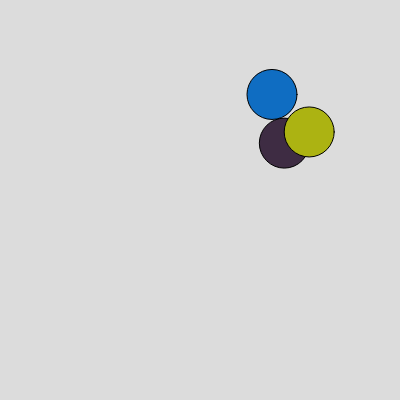
Frame 1 (no input)
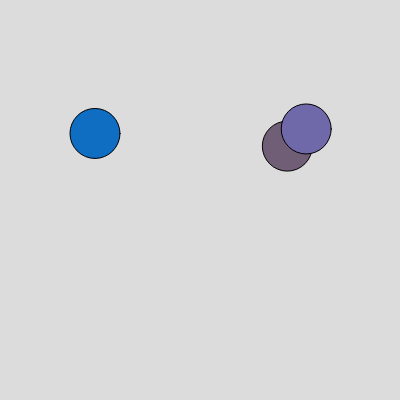
Frame 60 (no input)
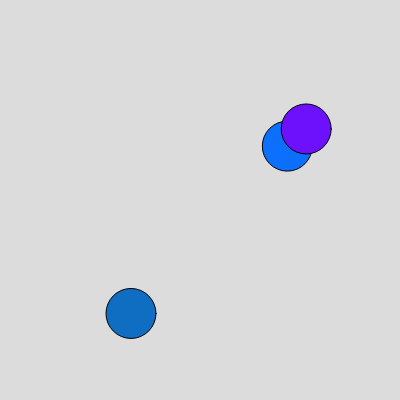
Frame 120 (the mouse pressed at the canvas centre since frame 60)

The p5.js sketch that drew these frames (run headless with seeded random() and noise() and a simulated clock; from frame 60 on, the mouse is pressed at the canvas centre):

// p5.js sketch
// ── sketch.js
let newX, newY;
let newXspeed = 3, newYspeed = 3;
let x, y;
let xspeed = 3, yspeed = 3;
let thirdX, thirdY;
let thirdXspeed = 3, thirdYspeed = 3;
let color1, color2, color3;

function setup() {
  createCanvas(400, 400);
  
  // Initialize positions
  newX = random(25, 375);
  newY = random(25, 375);
  x = random(25, 375);
  y = random(25, 375);
  thirdX = random(25, 375);
  thirdY = random(25, 375);

  // Initialize colors for all circles
  color1 = color('black');
  color2 = color('black');
  color3 = color('black');
}

function draw() {
  background(220);

  // Check for edge collision for the first circle
  if (x < 26 || x > width - 26) xspeed *= -1;
  if (y < 26 || y > height - 26) yspeed *= -1;

  // Check for edge collision for the second circle
  if (newX < 26 || newX > width - 26) newXspeed *= -1;
  if (newY < 26 || newY > height - 26) newYspeed *= -1;

  // Check for edge collision for the third circle
  if (thirdX < 26 || thirdX > width - 26) thirdXspeed *= -1;
  if (thirdY < 26 || thirdY > height - 26) thirdYspeed *= -1;

  // Check for collision between circle 1 and circle 2
  let distance1_2 = dist(x, y, newX, newY);
  if (distance1_2 <= 50) {
    xspeed *= -1;
    yspeed *= -1;
    newXspeed *= -1;
    newYspeed *= -1;
    color1 = color(random(255), random(255), random(255));
    color2 = color(random(255), random(255), random(255));
  }

  // Check for collision between circle 1 and circle 3
  let distance1_3 = dist(x, y, thirdX, thirdY);
  if (distance1_3 <= 50) {
    xspeed *= -1;
    yspeed *= -1;
    thirdXspeed *= -1;
    thirdYspeed *= -1;
    color1 = color(random(255), random(255), random(255));
    color3 = color(random(255), random(255), random(255));
  }

  // Check for collision between circle 2 and circle 3
  let distance2_3 = dist(newX, newY, thirdX, thirdY);
  if (distance2_3 <= 50) {
    newXspeed *= -1;
    newYspeed *= -1;
    thirdXspeed *= -1;
    thirdYspeed *= -1;
    color2 = color(random(255), random(255), random(255));
    color3 = color(random(255), random(255), random(255));
  }

  // Update positions
  x += xspeed;
  y += yspeed;
  newX += newXspeed;
  newY += newYspeed;
  thirdX += thirdXspeed;
  thirdY += thirdYspeed;

  // Draw circles
  fill(color1);
  circle(x, y, 50);
  fill(color2);
  circle(newX, newY, 50);
  fill(color3);
  circle(thirdX, thirdY, 50);
}
